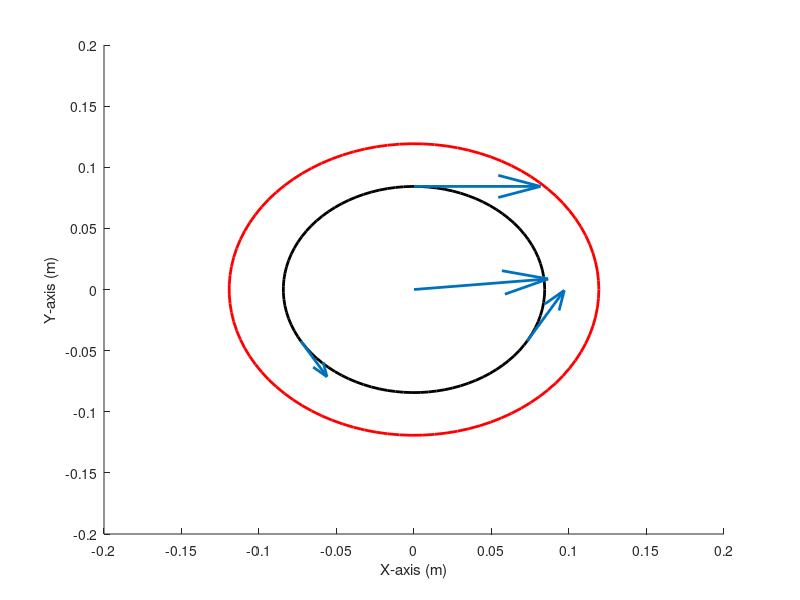

This chart was generated by the following MATLAB code:
% ROB 311, Fall 2022
% Torque conversion demonstration
%
% University of Michigan
% 
%%%%%%%%%%%%%%%%%%%%%%%%%%%%%%%%%%%%%%%%%%%%%%%%%%%%%%%%%%%%%%%%%%%%%%%%%%%

clear
clc
close all

alpha = pi/4;                                                               % Wheel contact angle--for our design this is 45 deg
beta = pi/2;                                                                % This is the alignment of the X-Y axes with the motor triad--for us this is 90 deg (to align M1 with the y-axis)
Rk = 0.11925;
Rw = 0.04778; 

%% TORQUE CONVERSION

Tx = 1;                                                                     % X-axis torque
Ty = 10;                                                                     % Y-axis torque

Fx = Ty/Rw;                                                                 % Forces on virtual wheels
Fy = Tx/Rw;                                                                 % Forces on virtual wheels

T1 = (1/3)*((2/cos(alpha))*(Tx*cos(beta)-Ty*sin(beta)));                    % Wheel 1 torque
T2 = (1/3)*((1/cos(alpha))*(sin(beta)*(-sqrt(3)*Tx+Ty)-cos(beta)*(Tx+sqrt(3)*Ty))); % Wheel 2 torque
T3 = (1/3)*((1/cos(alpha))*(sin(beta)*(sqrt(3)*Tx+Ty)+cos(beta)*(-Tx+sqrt(3)*Ty))); % Wheel 3 torque

%% PLANAR FORCES

Fw1 = (T1/Rw)*[-sin(beta) cos(beta)];                                       % Tangential Wheel 1 forces
Fw2 = (T2/Rw)*[-sin(beta+(2*pi/3)) cos(beta+(2*pi/3))];                     % Tangential Wheel 2 forces
Fw3 = (T3/Rw)*[-sin(beta-(2*pi/3)) cos(beta-(2*pi/3))];                     % Tangential Wheel 3 forces

Fws = [Fw1; Fw2; Fw3];

%% PLANAR CONTACT POINTS

rw1 = Rk*[cos(beta)*sin(alpha), sin(beta)*sin(alpha)];                      % Location of Wheel 1
rw2 = Rk*[cos(beta + (2*pi/3))*sin(alpha), sin(beta + (2*pi/3))*sin(alpha)];% Location of Wheel 2
rw3 = Rk*[cos(beta - (2*pi/3))*sin(alpha), sin(beta - (2*pi/3))*sin(alpha)];% Location of Wheel 3

rws = [rw1; rw2; rw3];

%% SANITY CHECK
% Recompute original torques to verify
Tx_recalc = cos(alpha)*(T1*cos(beta)-T2*sin(beta+(pi/6))+T3*sin(beta-(pi/6)));
Ty_recalc = cos(alpha)*(-T1*sin(beta)-T2*cos(beta + (pi/6))+T3*cos(beta-(pi/6)));
T_error = Tx-Tx_recalc + Ty-Ty_recalc

%% QUIVER PLOTTING

figure
hold on
viscircles([0,0],Rk,'linewidth',2);                                         % Plotting ball 
viscircles([0,0],Rk*sin(alpha),'linewidth',2, 'color','k');                 % Plotting contact arc
quiver([rws(:,1);0], [rws(:,2);0], [Fws(:,1);Fx], [Fws(:,2);Fy], 'linewidth', 2)              % Plotting real wheel force vectors
xlabel('X-axis (m)')
ylabel('Y-axis (m)')

